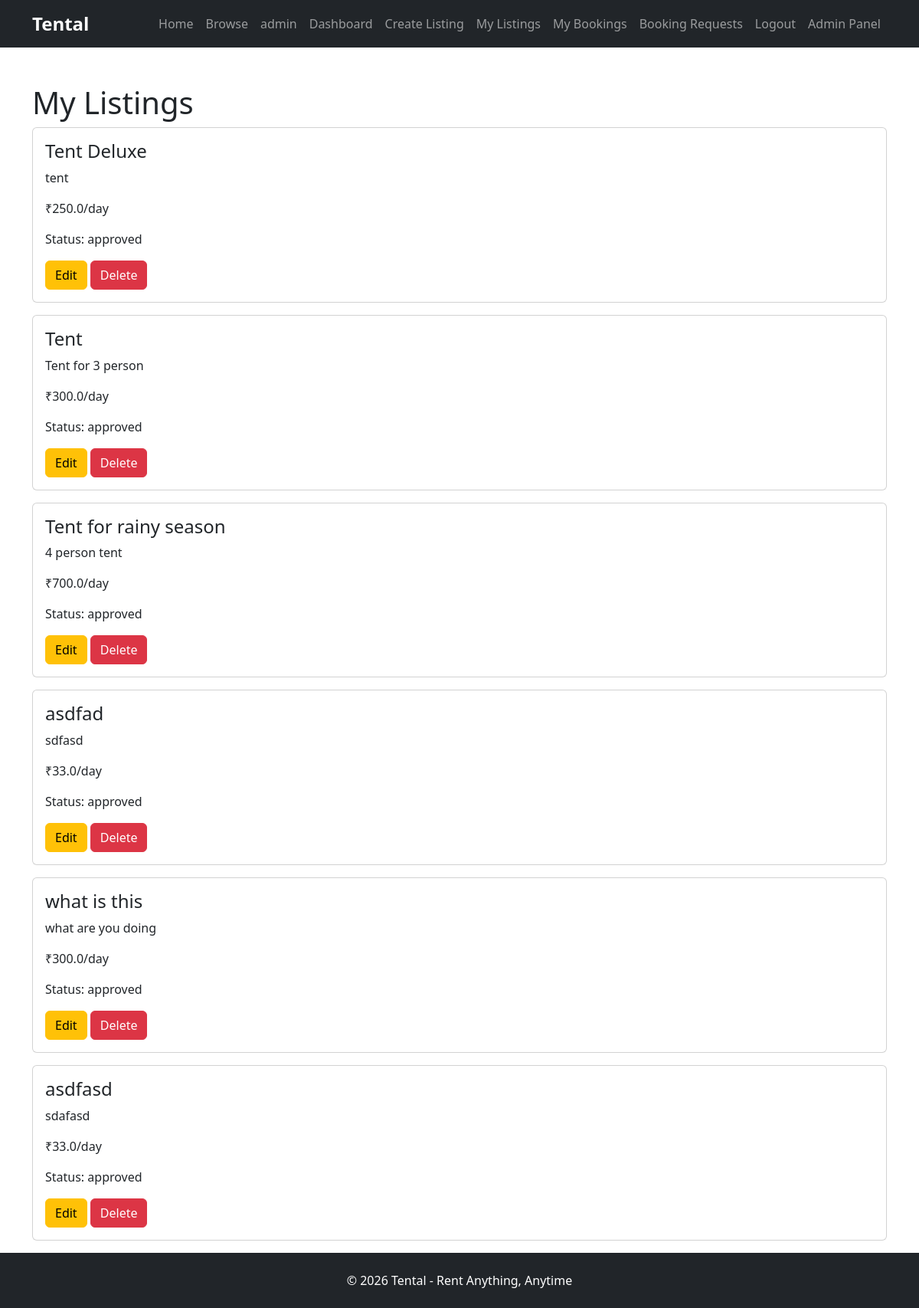
Before: /my-listings (signed in) with the older database file.
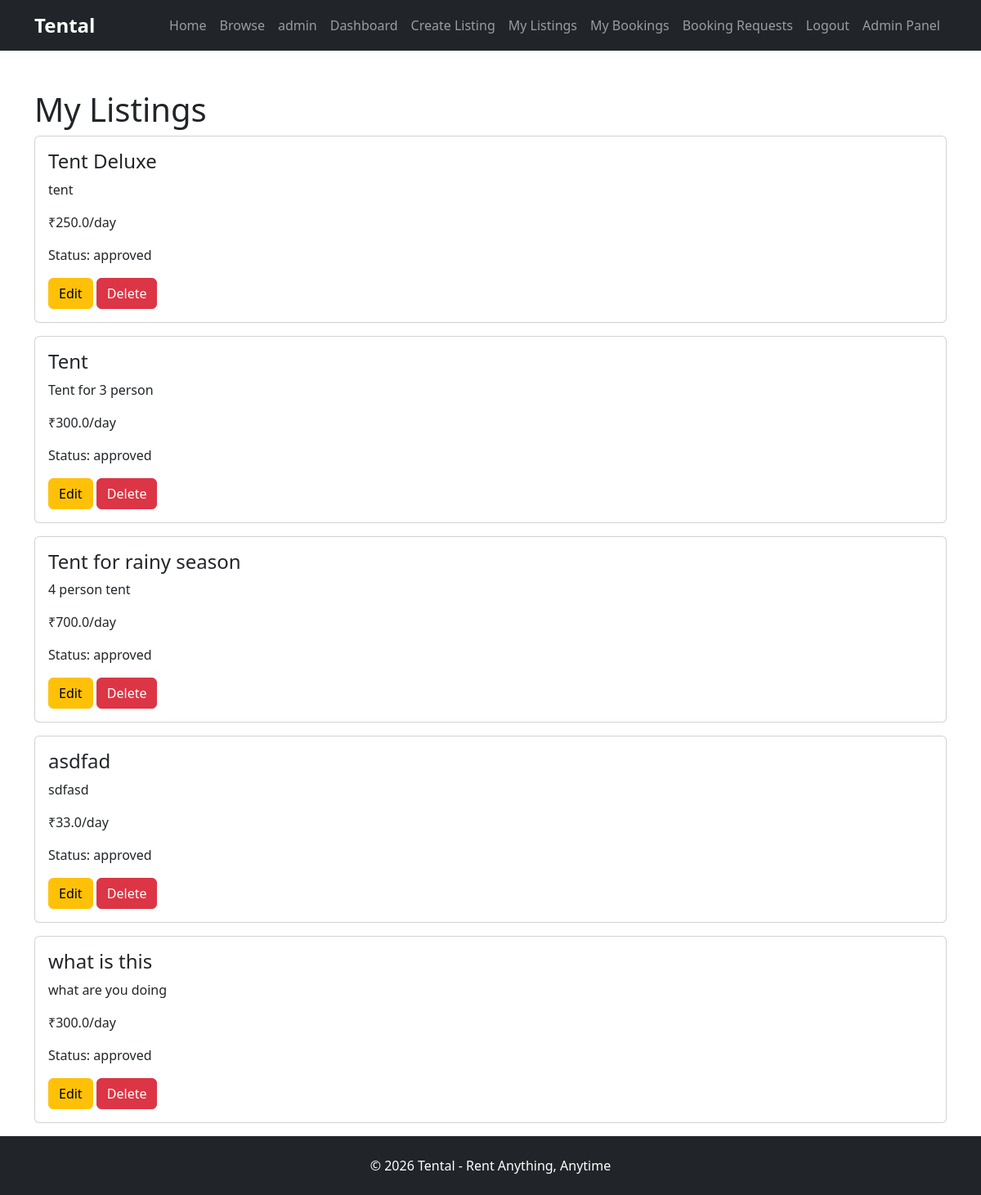
After: the same page with the newer database file.
### models/rental_item.py (models this page shows)
class RentalItem(db.Model):
    id = db.Column(db.Integer, primary_key=True)
    title = db.Column(db.String(100), nullable=False)
    description = db.Column(db.Text, nullable=False)
    price_per_day = db.Column(db.Float, nullable=False)
    category = db.Column(db.String(100), nullable=False)
    user_id = db.Column(
        db.Integer,
        db.ForeignKey("user.id"),
        nullable=False
    )
    status = db.Column(
        db.String(20),
        default="pending"
    )
    image = db.Column(
        db.String(255)
    )
    bookings = db.relationship(
        "Booking",
        backref="rental_item",
        lazy=True
    )
    quantity = db.Column(
        db.Integer,
        nullable=False,
        default=1
    )
    security_deposit = db.Column(
        db.Float,
        nullable=False,
        default=0
    )

### routes/main.py (the view)
@main.route("/my-listings")
@login_required
def my_listings():
    rentals = current_user.rentals
    return render_template(
        "my_listings.html",
        rentals=rentals
    )

### models/user.py (called while the page is built)
@login_manager.user_loader
def load_user(user_id):
    return User.query.get(int(user_id))

### templates/my_listings.html
{% extends "base.html" %} {% block content %}
<div class="container mt-5">
  <h1>My Listings</h1>
  {% for rental in rentals %}
  <div class="card mb-3">
    <div class="card-body">
      <h4>{{ rental.title }}</h4>
      <p>{{ rental.description }}</p>
      <p>₹{{ rental.price_per_day }}/day</p>
      <p>Status: {{ rental.status }}</p>
      <a
        href="{{ url_for('main.edit_listing', id=rental.id) }}"
        class="btn btn-warning"
      >
        Edit
      </a>
      <a
        href="{{ url_for('main.delete_listing', id=rental.id) }}"
        class="btn btn-danger"
      >
        Delete
      </a>
    </div>
  </div>
  {% endfor %}
</div>
{% endblock %}

Changed rows visible on the page:
removed RentalItem: title "asdfasd", description "sdafasd", price_per_day "33.0", status "approved"
